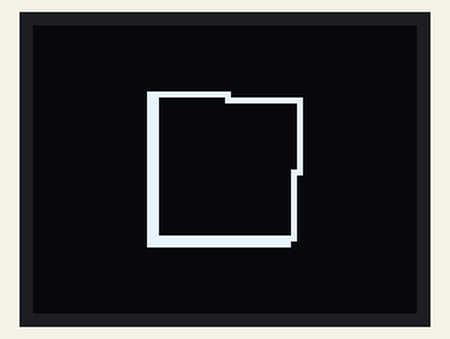
Recording of a sketch running on a simulated Arduino Uno, built with avr-gcc and run on an emulated ATmega328P. On the bench: 64×48 one-colour display. The display library's start-up logo is not drawn.

Above: at 0.19 s.
At 4.94 s:
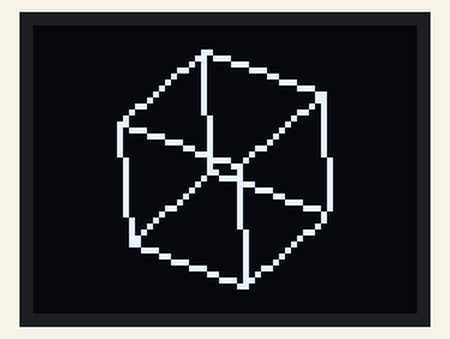
At 10.02 s:
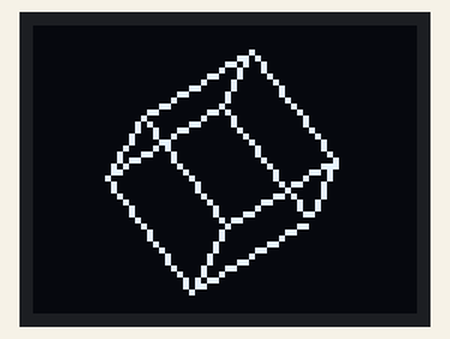
At 19.87 s:
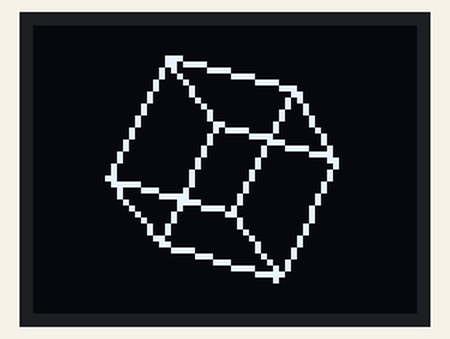
At 29.42 s:
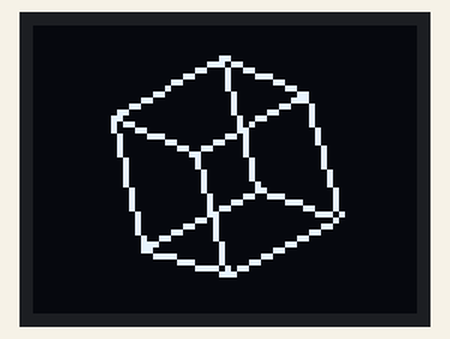
At 39.27 s:
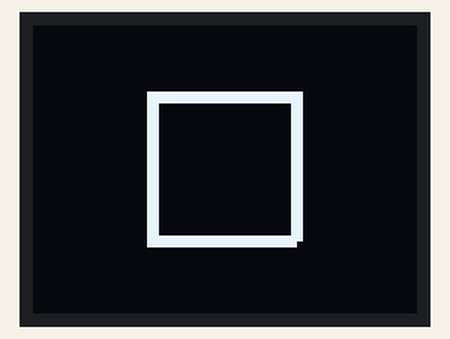

The sketch:

OLED_Cube_with_SparkFun.ino
```cpp
#include <Wire.h>  // Include Wire if you're using I2C
#include <SFE_MicroOLED.h>  // Include the SFE_MicroOLED library


#define PIN_RESET 255  //
#define DC_JUMPER 0  // I2C Addres: 0 - 0x3C, 1 - 0x3D

//////////////////////////////////
// MicroOLED Object Declaration //
//////////////////////////////////

MicroOLED oled(PIN_RESET, DC_JUMPER);  // I2C Example

int SCREEN_WIDTH = oled.getLCDWidth();
int SCREEN_HEIGHT = oled.getLCDHeight();

float d = 3;
float px[] = {
  -d,  d,  d, -d, -d,  d,  d, -d };
float py[] = {
  -d, -d,  d,  d, -d, -d,  d,  d };
float pz[] = {
  -d, -d, -d, -d,  d,  d,  d,  d };

float p2x[] = {
  0,0,0,0,0,0,0,0};
float p2y[] = {
  0,0,0,0,0,0,0,0};

float r[] = {
  0,0,0};

#define SHAPE_SIZE 600
// Define how fast the cube rotates. Smaller numbers are faster.
// This is the number of ms between draws.
#define ROTATION_SPEED 0

void setup()
{
  oled.begin();
  oled.clear(ALL);
  oled.display();
}

void loop()
{
  drawCube();
  delay(ROTATION_SPEED);
}

void drawCube()
{
  r[0]=r[0]+PI/180.0; // Add a degree
  r[1]=r[1]+PI/180.0; // Add a degree
  r[2]=r[2]+PI/180.0; // Add a degree
  if (r[0] >= 360.0*PI/180.0) r[0] = 0;
  if (r[1] >= 360.0*PI/180.0) r[1] = 0;
  if (r[2] >= 360.0*PI/180.0) r[2] = 0;

  for (int i=0;i<8;i++)
  {
    float px2 = px[i];
    float py2 = cos(r[0])*py[i] - sin(r[0])*pz[i];
    float pz2 = sin(r[0])*py[i] + cos(r[0])*pz[i];

    float px3 = cos(r[1])*px2 + sin(r[1])*pz2;
    float py3 = py2;
    float pz3 = -sin(r[1])*px2 + cos(r[1])*pz2;

    float ax = cos(r[2])*px3 - sin(r[2])*py3;
    float ay = sin(r[2])*px3 + cos(r[2])*py3;
    float az = pz3-150;

    p2x[i] = SCREEN_WIDTH/2+ax*SHAPE_SIZE/az;
    p2y[i] = SCREEN_HEIGHT/2+ay*SHAPE_SIZE/az;
  }

  oled.clear(PAGE);
  for (int i=0;i<3;i++)
  {
    oled.line(p2x[i],p2y[i],p2x[i+1],p2y[i+1]);
    oled.line(p2x[i+4],p2y[i+4],p2x[i+5],p2y[i+5]);
    oled.line(p2x[i],p2y[i],p2x[i+4],p2y[i+4]);
  }
  oled.line(p2x[3],p2y[3],p2x[0],p2y[0]);
  oled.line(p2x[7],p2y[7],p2x[4],p2y[4]);
  oled.line(p2x[3],p2y[3],p2x[7],p2y[7]);
  oled.display();
}
```
